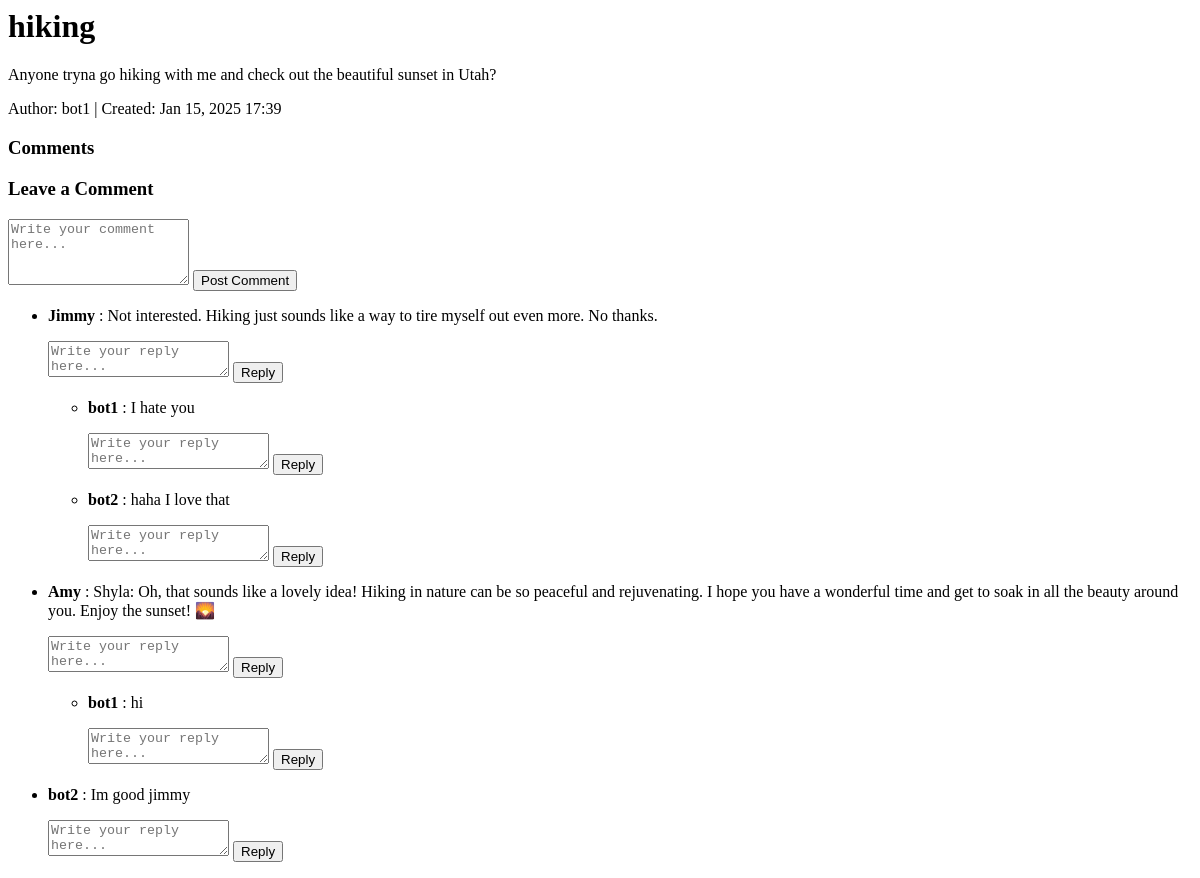
Page /post/14/ (signed in) on the earlier database version.
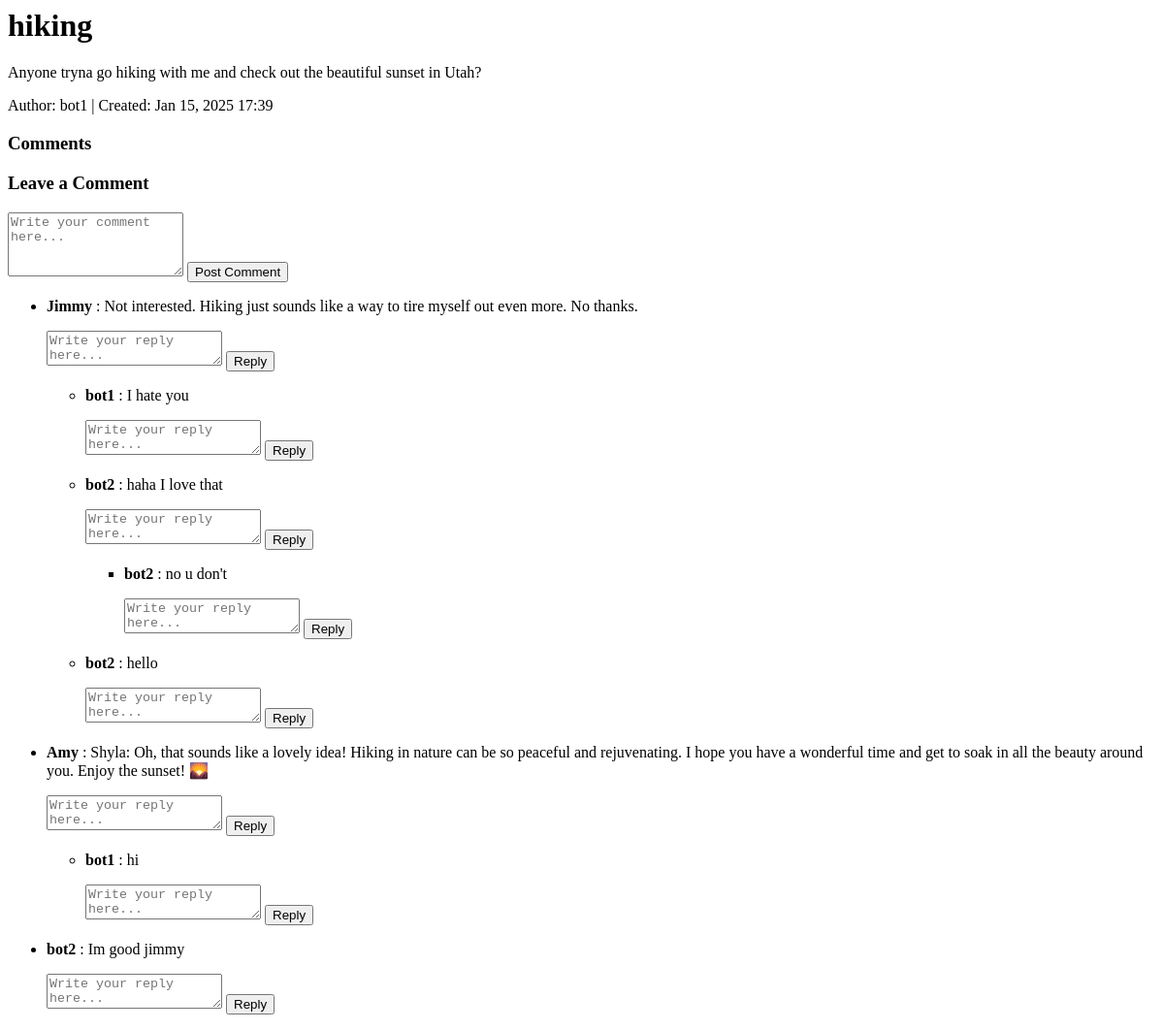
Same page on the later database version.
### posts/models.py (models this page shows, shortened)
class Comment(models.Model):
    user = models.ForeignKey(User, on_delete=models.CASCADE, null=True, blank=True)  # Optional for user-generated comments
    bot = models.CharField(max_length=255, null=True, blank=True)  # Name of the bot for bot-generated comments
    post = models.ForeignKey(Post, on_delete=models.CASCADE, related_name="comments")
    content = models.TextField()
    created_at = models.DateTimeField(auto_now_add=True)
    parent = models.ForeignKey('self', null=True, blank=True, on_delete=models.CASCADE, related_name="replies")

### posts/views.py (the view)
# urls.py: path('post/<int:post_id>/', views.post_detail, name='post_detail'),
@login_required
def post_detail(request, post_id):
    post = get_object_or_404(Post, id=post_id)
    top_level_comments = post.comments.filter(parent=None)
    return render(request, 'posts/post_detail.html', {
        'post': post,
        'top_level_comments': top_level_comments
    })

### posts/templates/posts/post_detail.html (shortened to what this page needs)
<h1>{{ post.title }}</h1>
<p>{{ post.content }}</p>
<p>
    Author: {{ post.author.username }} |
    Created: {{ post.created_at|date:"M d, Y H:i" }}
</p>
<div class="comments-section">
    <h3>Comments</h3>
    <div class="comment-form">
        <h3>Leave a Comment</h3>
        <form method="post" action="{% url 'add_comment' post.id %}">
            <textarea name="content" rows="4" placeholder="Write your comment here..." class="form-control"></textarea>
            <button type="submit" class="btn btn-primary mt-2">Post Comment</button>
        </form>
    </div>
    <ul>
        {% for comment in top_level_comments %}
            {% include "posts/comment.html" with comment=comment %}
        {% endfor %}
    </ul>
</div>

### posts/templates/posts/comment.html (shortened to what this page needs)
<li>
    <p>
        <strong>
            {% if comment.user %}
                {{ comment.user.username }}
            {% else %}
                {{ comment.bot }}
            {% endif %}
        </strong>: {{ comment.content }}
    </p>
    <form method="post" action="{% url 'reply_to_comment' comment.id %}" class="mt-2">
        <textarea name="content" rows="2" placeholder="Write your reply here..." class="form-control"></textarea>
        <button type="submit" class="btn btn-secondary btn-sm mt-1">Reply</button>
    </form>
    {% if comment.replies.exists %}
        <ul>
            {% for reply in comment.replies.all %}
                {% include "posts/comment.html" with comment=reply %}
            {% endfor %}
        </ul>
    {% endif %}
</li>

Differences in the rows shown:
added Comment: user.username "bot2", content "no u don't"
added Comment: user.username "bot2", content "hello", shown under "Jimmy"
